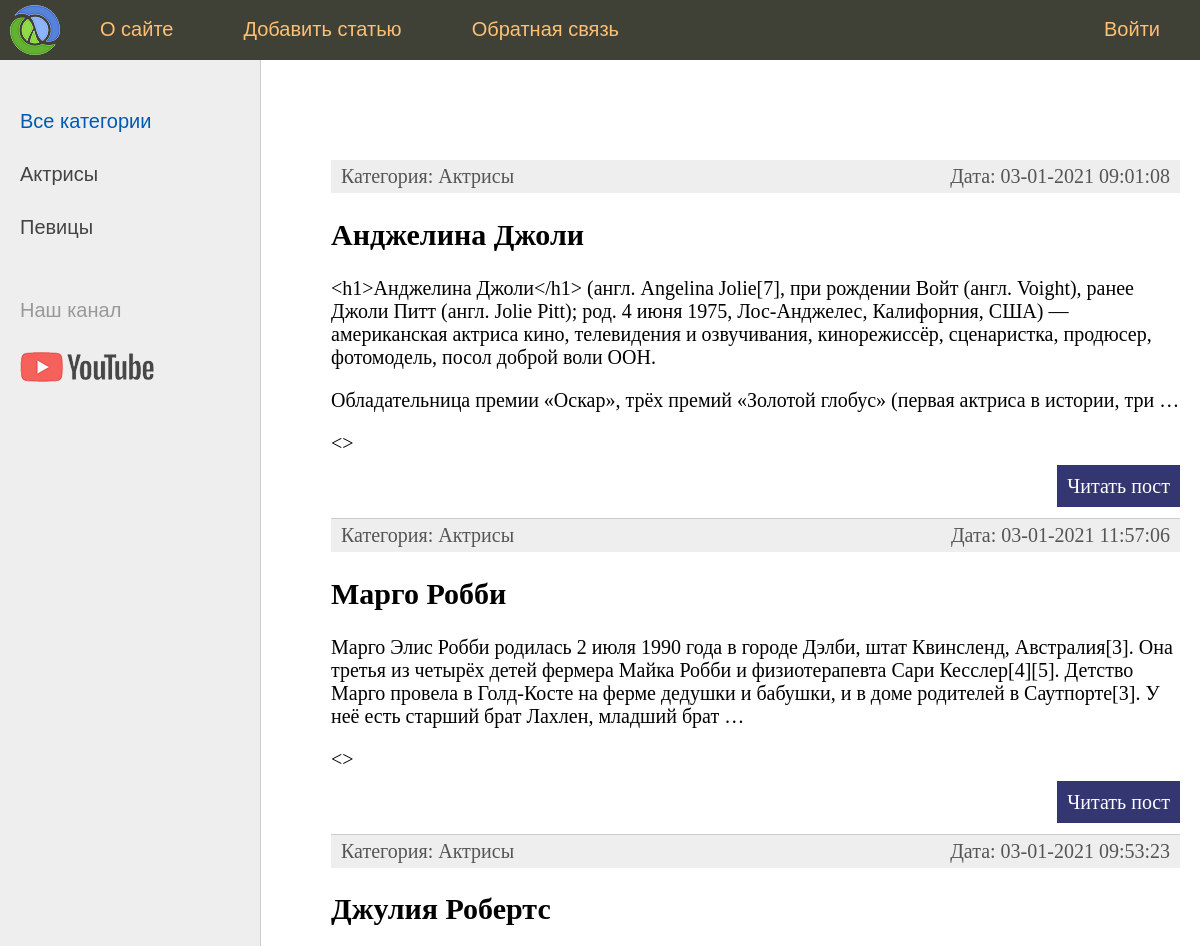
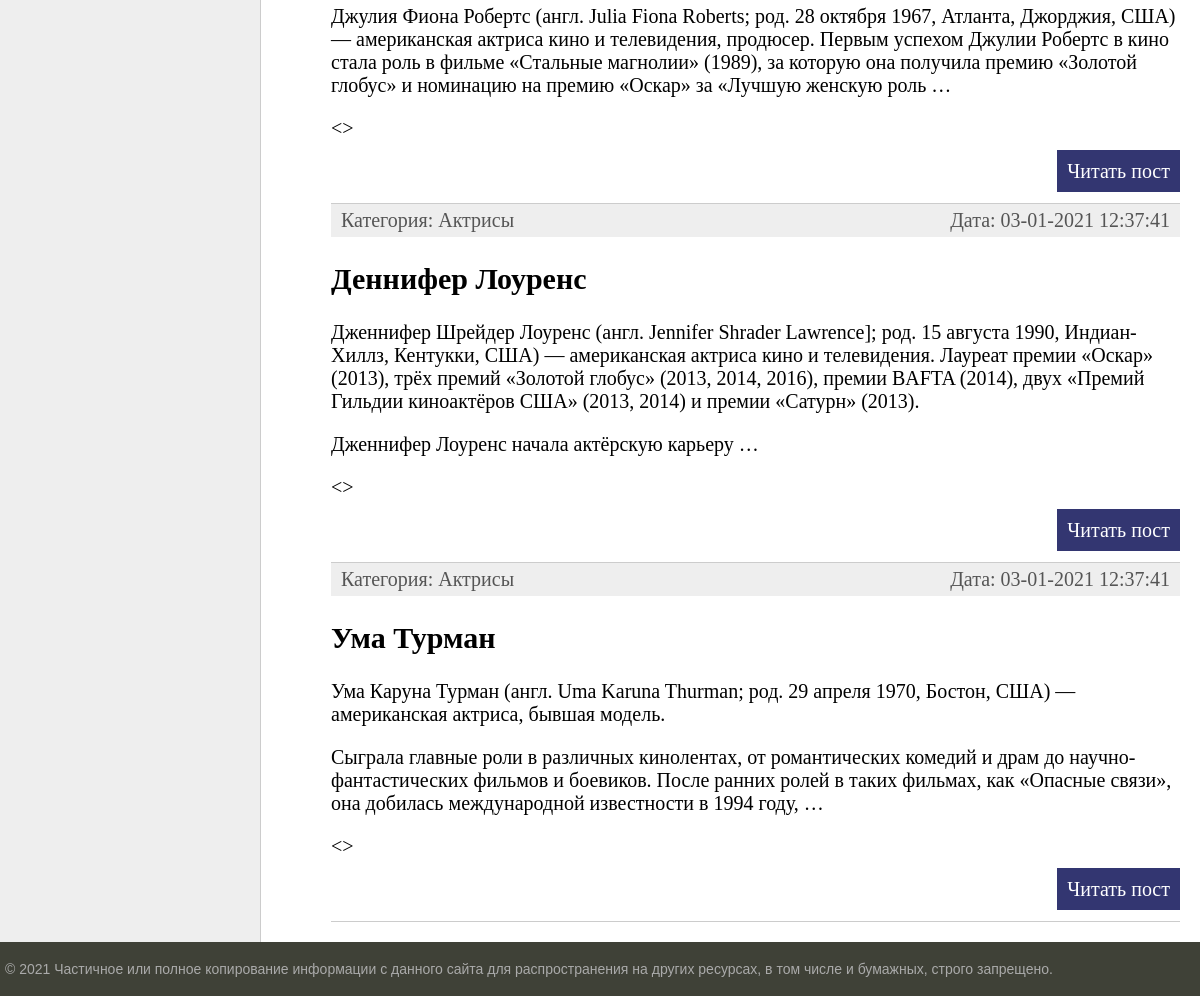
The page / on the database its author committed (2 pictures, top to bottom).
### women/models.py (models this page shows, shortened)
class Category(models.Model):
    name = models.CharField(max_length=100, db_index=True)
    def __str__(self):
        return self.name
    def get_absolute_url(self):
        return reverse('category', kwargs={'cat_id': self.pk})

class Women(models.Model):
    title = models.CharField(max_length=255)
    content = models.TextField(blank=True)  # blank - поле м.б. пустым
    photo = models.ImageField(upload_to="photos/%Y/%m/%d/")     # Хранит путь к файлу
    time_create = models.DateTimeField(auto_now_add=True)   # Фиксирует текущее время в момент добавления записи и менятся не будет
    time_update = models.DateTimeField(auto_now=True)   # Время будет меняться каждый раз, когда происходит обновление записи
    is_published = models.BooleanField(default=True)
    cat = models.ForeignKey('Category', on_delete=models.PROTECT, null=True)  # Внешний ключ на таблицу Category
    def get_absolute_url(self):  # Это функция используется в шаблоне для возврата ссылки на элемент из БАЗЫ ДАННЫХ
        return reverse('post', kwargs={'post_id': self.pk})

### women/views.py (the view)
# urls.py: path('', index, name='home_page'),             # http://127.0.0.1:8000/
def index(request):  # HttpRequest
    posts = Women.objects.all()
    cats = Category.objects.all()
    context = {
        'posts': posts,
        'menu': menu,
        'title': 'Главная страница',
        'cats': cats,
        'cat_selected': 0,
    }
    return render(request, 'women/index.html', context=context)

### women/templates/women/index.html (shortened to what this page needs)
{% extends 'women/base.html' %}
{% block content %}
<ul class="list-articles">
	{% for p in posts %}
			<li><div class="article-panel">
				<p class="first">Категория: {{ p.cat }}</p>
				<p class="last">Дата: {{p.time_update|date:"d-m-Y H:i:s"}}</p>
			</div>
				<h2>{{p.title}}</h2>
	{% autoescape on %}
	{{p.content|linebreaks|truncatewords:50}}
	{% endautoescape %}
		 	<>
			<p class="link-read-post"><a href="{{ p.get_absolute_url }}">Читать пост</a></p>
			</li>
	{% endfor %}
</ul>
{% endblock %}

### women/templates/women/base.html (shortened to what this page needs)
{% load static %}
<!DOCTYPE html>
<html>
<head>
	<link type="text/css" href="{% static 'women/css/styles.css' %}" rel="stylesheet" />
</head>
<body>
<table class="table-page" border=0 cellpadding="0" cellspacing="0">
<tr><td valign=top>
{% block mainmenu %}
		<div class="header">
			<ul id="mainmenu" class="mainmenu">
			<li class="logo"><a href="{% url 'home_page' %}"><div class="logo"></div></a></li>
{% for m in menu %}
	{% if not forloop.last %}
			<li><a href="{% url m.url_name %}">{{m.title}}</a></li>
	{% else %}
			<li class="last"><a href="{% url m.url_name %}">{{m.title}}</a></li>
	{% endif %}
{% endfor %}
			</ul>
		</div>
{% endblock mainmenu %}
<table class="table-content" border=0 cellpadding="0" cellspacing="0">
<tr>
	<td valign="top" class="left-chapters">
	<ul id="leftchapters">
{% if cat_selected == 0 %}
		<li class="selected">Все категории</li>
{% else %}
		<li><a href="{% url 'home_page' %}">Все категории</a></li>
{% endif %}
{% for c in cats %}
	{% if c.pk == cat_selected %}
		<li class="selected">{{ c.name }}</li>
	{% else %}
		<li><a href="{{ c.get_absolute_url}}">{{ c.name }}</a></li>
	{% endif %}
{% endfor %}
		<li class="share">
		<p>Наш канал</p>
		<a class="share-yt" href="https://www.youtube.com/channel/UClJzWfGWuGJL2t-3dYKcHTA/playlists" target="_blank" rel="nofollow"></a>
		</li>
	</ul>
</td>
<td valign="top" class="content">
	<div class="content-text">
{% block content %}
{% endblock %}
	</div>
</td></tr></table>
</td></tr>
<tr><td valign=top>
	<div id="footer">
		<p>&copy; 2021 Частичное или полное копирование информации с данного сайта для распространения на других ресурсах, в том числе и бумажных, строго запрещено.</p>
	</div>
</td></tr></table>
</body>
</html>

### women/static/women/css/styles.css (style rules this page uses)
html, body { font-family: 'Arial'; margin: 0; padding: 0; height: 100%; width: 100%; color: #444; }
a { color: #0059b2; text-decoration: none; }
p.link-read-post { text-align: right; }
p.link-read-post a { padding: 10px; min-width: 100px; background: #333671; color: #fff; text-decoration: none; }
div.article-panel { background: #eee; padding: 5px 10px 5px 10px; box-sizing: border-box; overflow: hidden; color: #555; }
div.article-panel p.first { margin: 0; float: left; }
div.article-panel p.last { margin: 0; float: right; }
ul.list-articles { list-style: none; margin: 0; padding: 0; }
ul.list-articles li { border-bottom: 1px solid #ccc; }
.table-page { width: 100%; height: 100%; vertical-align: top; }
.table-page tr { height: 100%; }
.header { background: #3F4137; height: 60px; }
.logo { background: url('../images/logo.png') no-repeat 10px 5px; width: 70px; height: 60px; }
ul.mainmenu { list-style: none; margin: 0; padding: 0; height: 60px; color: #fdc073; font-size: 20px; overflow: hidden; }
ul.mainmenu li { float: left; margin: 18px 40px 0 30px; }
ul.mainmenu li.logo { margin: 0; }
ul.mainmenu li.last { float: right; }
ul.mainmenu li a { color: #fdc073; text-decoration: none; }
.table-content { width: 100%; min-height: 100%; height: 100%; }
.left-chapters { margin: 0; background: #eee; border-right: 1px solid #ccc; min-height: 100%; }
.left-chapters ul { width: 230px; min-height: 100%; margin: 0; padding: 20px 10px 10px 20px; list-style: none; font-size: 20px; }
.left-chapters ul li { margin: 30px 0 0 0; color: #999; }
.left-chapters ul li.selected { color: #0059b2; }
.left-chapters ul li a { color: #444; text-decoration: none; }
.left-chapters ul li.share { margin: 60px 0 0 0; }
.left-chapters ul li.share p { margin: 30px 0 30px 0; }
.left-chapters ul li.share a { display: inline-block; width: 40px; height: 40px; margin: 0 20px 0 0; }
.left-chapters ul li.share a.share-yt { width: 100%; height: 30px; background: url('../images/share_yt.png') no-repeat 0 0 }
.content { padding: 40px 20px 20px 40px; width: 100%; box-sizing: border-box; }
.content-text { margin: 60px 0 0 30px; color: #000; font-size: 20px; font-family: Yandex Sans Display Light; }
#footer { box-sizing: border-box; background: #3F4137; padding: 5px; color: #aaa; font-size: 14px; font-family: Verdana, Geneva, Arial, Helvetica; text-align: left; overflow: hidden; }

### rows shown on the page
Category: name "Актрисы"
Category: name "Певицы"
Women: cat "Актрисы", time_update "03-01-2021 09:01:08", title "Анджелина Джоли", content "<h1>Анджелина Джоли</h1> (англ. Angelina Jolie[7], при рождении Войт (англ. Voight), ранее Джоли Питт (англ. Jolie Pitt); род. 4 июня 1975, Лос-Анджелес, Калифорния, США) — американская актриса кино, телевидения и озвучивания, кинорежиссёр, сценаристка, продюсер, фотомодель, посол доброй воли ООН. Обладательница премии «Оскар», трёх премий «Золотой глобус» (первая актриса в истории, три …"
Women: cat "Актрисы", time_update "03-01-2021 11:57:06", title "Марго Робби", content "Марго Элис Робби родилась 2 июля 1990 года в городе Дэлби, штат Квинсленд, Австралия[3]. Она третья из четырёх детей фермера Майка Робби и физиотерапевта Сари Кесслер[4][5]. Детство Марго провела в Голд-Косте на ферме дедушки и бабушки, и в доме родителей в Саутпорте[3]. У неё есть старший брат Лахлен, младший брат …"
Women: cat "Актрисы", time_update "03-01-2021 09:53:23", title "Джулия Робертс", content "Джулия Фиона Робертс (англ. Julia Fiona Roberts; род. 28 октября 1967, Атланта, Джорджия, США) — американская актриса кино и телевидения, продюсер. Первым успехом Джулии Робертс в кино стала роль в фильме «Стальные магнолии» (1989), за которую она получила премию «Золотой глобус» и номинацию на премию «Оскар» за «Лучшую женскую роль …"
Women: cat "Актрисы", time_update "03-01-2021 12:37:41", title "Деннифер Лоуренс", content "Дженнифер Шрейдер Лоуренс (англ. Jennifer Shrader Lawrence]; род. 15 августа 1990, Индиан-Хиллз, Кентукки, США) — американская актриса кино и телевидения. Лауреат премии «Оскар» (2013), трёх премий «Золотой глобус» (2013, 2014, 2016), премии BAFTA (2014), двух «Премий Гильдии киноактёров США» (2013, 2014) и премии «Сатурн» (2013). Дженнифер Лоуренс начала актёрскую карьеру …"
Women: cat "Актрисы", time_update "03-01-2021 12:37:41", title "Ума Турман", content "Ума Каруна Турман (англ. Uma Karuna Thurman; род. 29 апреля 1970, Бостон, США) — американская актриса, бывшая модель. Сыграла главные роли в различных кинолентах, от романтических комедий и драм до научно-фантастических фильмов и боевиков. После ранних ролей в таких фильмах, как «Опасные связи», она добилась международной известности в 1994 году, …"

### other values the page prints
{{ m.title }} "О сайте" "Добавить статью" "Обратная связь"
{{ m.title }} "Войти"
